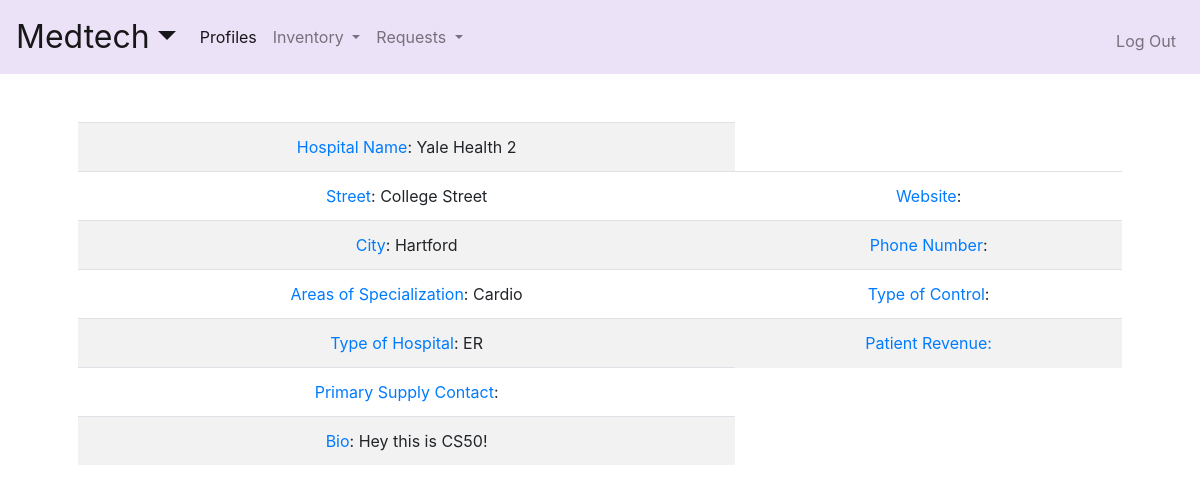
Screenshot of /me (signed in) with the database file from the repository.
### tables this page shows
CREATE TABLE 'hospitals' ('username' text, 'hash' text, 'id' integer PRIMARY KEY AUTOINCREMENT NOT NULL, 'phone_number' text, 'control' text, 'street' text, 'city' text, 'state' text, 'areas' text, 'revenue' numeric, 'type' text, 'name' text, 'contact' text, 'bio' text);

### application.py (the view)
@app.route("/me")
@login_required
def me():
    me = db.execute("SELECT * FROM hospitals WHERE id=?", session["user_id"])
    return render_template("me.html", me=me)

### application.py (called while the page is built)
@app.after_request
def after_request(response):
    response.headers["Cache-Control"] = "no-cache, no-store, must-revalidate"
    response.headers["Expires"] = 0
    response.headers["Pragma"] = "no-cache"
    return response

### helpers.py (called while the page is built)
def login_required(f):
    @wraps(f)
    def decorated_function(*args, **kwargs):
        if session.get("user_id") is None:
            return redirect("/login")
        return f(*args, **kwargs)
    return decorated_function

### templates/me.html (shortened to what this page needs)
{% extends "layout.html" %}
{% block main %}
        {% for item in me %}
            <div>
               <table class="table table-striped">
                    <tr>
                        <td><a href="/name">Hospital Name</a>: {{ item["name"] }}</td>
                    </tr>
                    <tr>
                        <td><a href="/street">Street</a>: {{ item["street"] }}</td>
                        <td><a href="/website">Website</a>: {{ item["website"] }}</td>
                    </tr>
                    <tr>
                        <td><a href="/city">City</a>: {{ item["city"] }}</td>
                        <td><a href="/phone_number">Phone Number</a>: {{ item["number"] }}</td>
                    </tr>
                    <tr>
                        <td><a href="/areas_of_specialization">Areas of Specialization</a>: {{ item["areas"] }}</td>
                        <td><a href="/type_of_control">Type of Control</a>: {{ item["control"] }}</td>
                    <tr>
                        <td><a href="/hospital">Type of Hospital</a>: {{ item["type"] }}</td>
                        <td><a href="/revenue">Patient Revenue:</a> {{ item["revenue"] }}</td>
                    </tr>
                    <tr>
                        <td><a href="/contact">Primary Supply Contact</a>: {{ item["contact"] }}</td>
                    </tr>
                    <tr>
                        <td><a href="/bio">Bio</a>: {{ item["bio"] }}</td>
                    </tr>
            </div>
        {%endfor%}
{% endblock %}

### rows the page displays
hospitals: name "Yale Health 2", street "College Street", city "Hartford", areas "Cardio", type "ER", bio "Hey this is CS50!"
